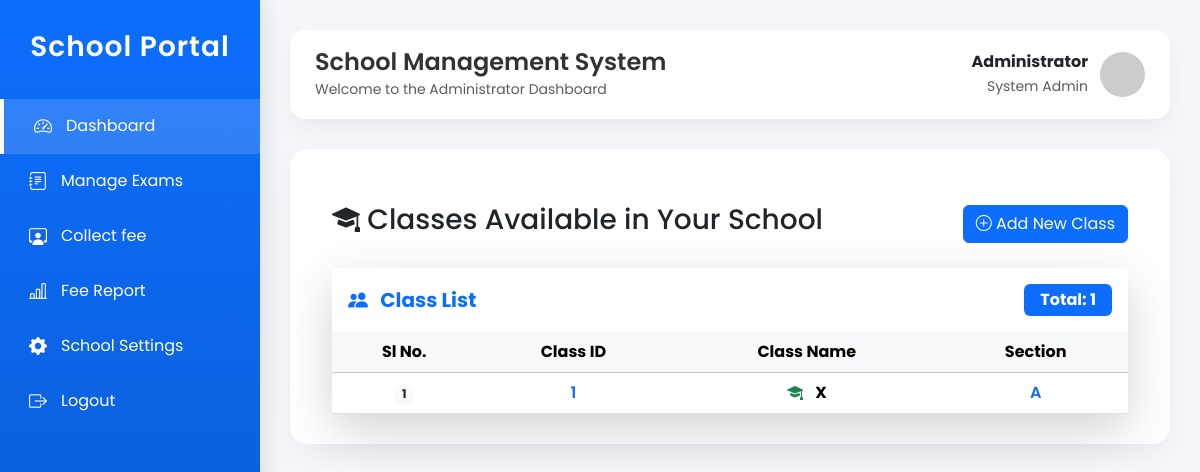
The page /class_list (signed in) on the database as committed earlier.
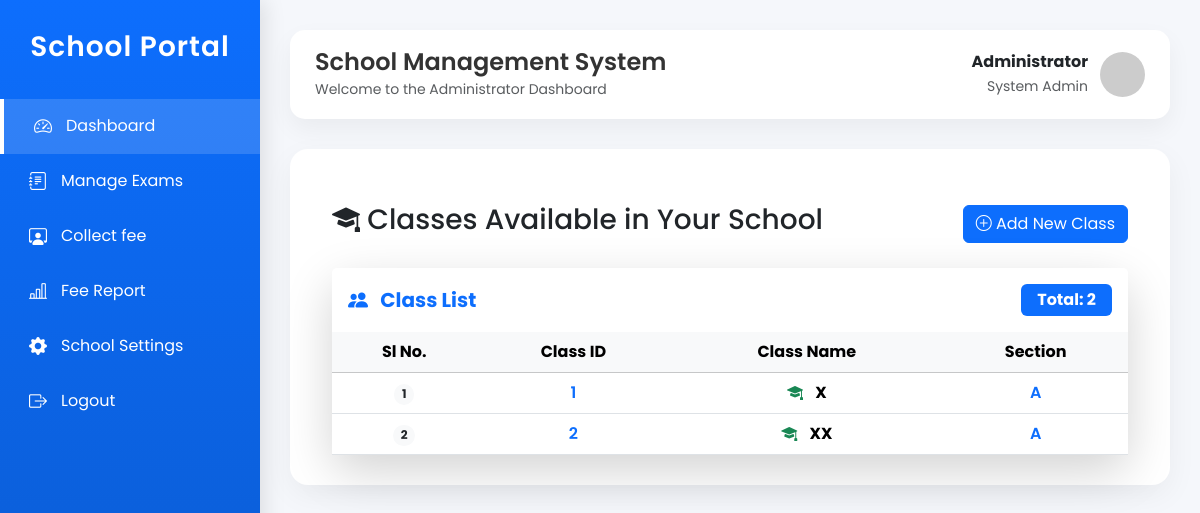
The same page on the database as committed later.
### application/model.py (models this page shows, shortened)
class SchoolClass(db.Model):
    __tablename__ = "classes"
    id = db.Column(db.Integer, primary_key=True)
    name = db.Column(db.String(20), nullable=False)
    section = db.Column(db.String(10), nullable=False)
    students = db.relationship("Student",back_populates="school_class",cascade="all, delete-orphan")
    subjects = db.relationship("Subject",back_populates="school_class",cascade="all, delete-orphan" )
    fee_types = db.relationship("FeeType",back_populates="school_class",cascade="all, delete-orphan")
    __table_args__ = (
        db.UniqueConstraint(
            "name",
            "section",
            name="unique_class_section"
        ),
    )

### application/controler.py (the view)
@app.route("/class_list")
@login_required
def class_list():
    if current_user.role != "admin":
            flash("Only Admin can access this page.", "danger")
            return redirect(url_for("login"))
    classes = SchoolClass.query.all()
    return render_template(
        "admin/class_list.html",
        classes=classes
    )

### application/controler.py (called while the page is built)
@login_manager.user_loader
def load_user(user_id):
    return User.query.get(int(user_id))

### templates/admin/class_list.html (shortened to what this page needs)
{% extends "admin/admin_dashboard.html" %}
{% block content %}
<div class="container mt-4">
    <div class="d-flex justify-content-between align-items-center mb-4">
        <h3>
            <i class="bi bi-mortarboard-fill"></i>
            Classes Available in Your School
        </h3>
        <a href="{{ url_for('create_class') }}" class="btn btn-primary">
            <i class="bi bi-plus-circle"></i>
            Add New Class
        </a>
    </div>
    <div class="card border-0 shadow-lg rounded-4">
    <div class="card-header bg-white border-0 py-3">
        <div class="d-flex justify-content-between align-items-center">
            <h5 class="mb-0 fw-bold text-primary">
                <i class="bi bi-people-fill me-2"></i>
                Class List
            </h5>
            <span class="badge bg-primary fs-6 px-3 py-2">
                Total: {{ classes|length }}
            </span>
        </div>
    </div>
    <div class="card-body p-0">
        <div class="table-responsive">
            <table class="table table-hover align-middle mb-0" id="classTable">
                <thead class="table-light text-center">
                    <tr>
                        <th>Sl No.</th>
                        <th>Class ID</th>
                        <th>Class Name</th>
                        <th>Section</th>
                    </tr>
                </thead>
                <tbody class="text-center">
                    {% for c in classes %}
                    <tr>
                        <td>
                            <span class="badge rounded-pill bg-light text-dark">
                                {{ loop.index }}
                            </span>
                        </td>
                        <td>
                            <span class="fw-semibold text-primary">
                                {{ c.id }}
                            </span>
                        </td>
                        <td>
                            <i class="bi bi-mortarboard-fill text-success me-2"></i>
                            <strong>{{ c.name }}</strong>
                        </td>
                         <td>
                            <span class="fw-semibold text-primary">
                                {{ c.section }}
                            </span>
                        </td>
                    </tr>
                    {% endfor %}
                </tbody>
            </table>
        </div>
    </div>
</div>
</div>
{% endblock %}

Rows that differ between the two databases and show on the page:
added SchoolClass: id "2", name "XX", section "A"
Other text that changed with them:
{{ classes|length }}: "1" → "2"
